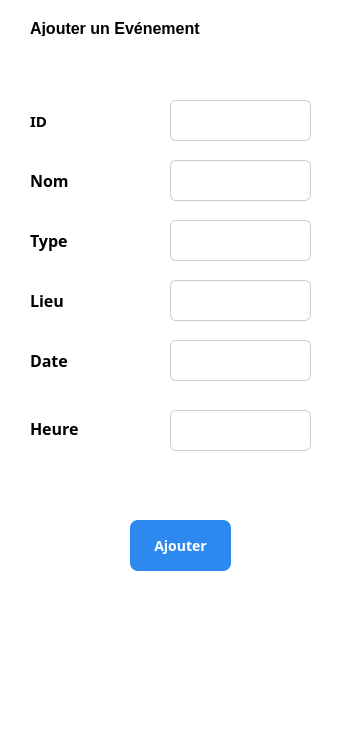
  <widget class="QFrame" name="Ajouter">
   <property name="geometry">
    <rect>
     <x>160</x>
     <y>10</y>
     <width>361</width>
     <height>751</height>
    </rect>
   </property>
   <property name="styleSheet">
    <string notr="true">#Ajouter {
border: 2px solid black;
	
	border-color: rgb(219, 220, 255);
}

QFrame {
background-color : #ffffff;
 border-radius: 20px
}</string>
   </property>
   <property name="frameShape">
    <enum>QFrame::Shape::StyledPanel</enum>
   </property>
   <property name="frameShadow">
    <enum>QFrame::Shadow::Raised</enum>
   </property>
   <widget class="QLabel" name="label_10">
    <property name="geometry">
     <rect>
      <x>30</x>
      <y>20</y>
      <width>211</width>
      <height>16</height>
     </rect>
    </property>
    <property name="font">
     <font>
      <family>Arial</family>
      <pointsize>12</pointsize>
      <bold>true</bold>
     </font>
    </property>
    <property name="styleSheet">
     <string notr="true">color: rgb(255, 255, 255);
color: rgb(0, 0, 0);</string>
    </property>
    <property name="text">
     <string>Ajouter un Evénement</string>
    </property>
   </widget>
   <widget class="QLabel" name="label_2">
    <property name="geometry">
     <rect>
      <x>30</x>
      <y>170</y>
      <width>49</width>
      <height>21</height>
     </rect>
    </property>
    <property name="font">
     <font>
      <family>Rockwell</family>
      <pointsize>12</pointsize>
      <bold>true</bold>
     </font>
    </property>
    <property name="styleSheet">
     <string notr="true">color: rgb(255, 255, 255);
color: rgb(0, 0, 0);</string>
    </property>
    <property name="text">
     <string>Nom</string>
    </property>
   </widget>
   <widget class="QLabel" name="label_7">
    <property name="geometry">
     <rect>
      <x>30</x>
      <y>230</y>
      <width>49</width>
      <height>21</height>
     </rect>
    </property>
    <property name="font">
     <font>
      <family>Rockwell</family>
      <pointsize>12</pointsize>
      <bold>true</bold>
     </font>
    </property>
    <property name="styleSheet">
     <string notr="true">color: rgb(255, 255, 255);
color: rgb(0, 0, 0);</string>
    </property>
    <property name="text">
     <string>Type</string>
    </property>
   </widget>
   <widget class="QLabel" name="label_8">
    <property name="geometry">
     <rect>
      <x>30</x>
      <y>290</y>
      <width>49</width>
      <height>21</height>
     </rect>
    </property>
    <property name="font">
     <font>
      <family>Rockwell</family>
      <pointsize>12</pointsize>
      <bold>true</bold>
     </font>
    </property>
    <property name="styleSheet">
     <string notr="true">color: rgb(255, 255, 255);
color: rgb(0, 0, 0);</string>
    </property>
    <property name="text">
     <string>Lieu</string>
    </property>
   </widget>
   <widget class="QLabel" name="label_9">
    <property name="geometry">
     <rect>
      <x>30</x>
      <y>350</y>
      <width>49</width>
      <height>21</height>
     </rect>
    </property>
    <property name="font">
     <font>
      <family>Rockwell</family>
      <pointsize>12</pointsize>
      <bold>true</bold>
     </font>
    </property>
    <property name="styleSheet">
     <string notr="true">color: rgb(255, 255, 255);
color: rgb(0, 0, 0);</string>
    </property>
    <property name="text">
     <string>Date</string>
    </property>
   </widget>
   <widget class="QLineEdit" name="Nom">
    <property name="geometry">
     <rect>
      <x>170</x>
      <y>160</y>
      <width>141</width>
      <height>41</height>
     </rect>
    </property>
    <property name="styleSheet">
     <string notr="true">QLineEdit {
    border: 1px solid #ccc;
    border-radius: 6px;
    padding: 8px;
    font-size: 12px;
}
QLineEdit:focus {
    border: 1px solid #2D89EF;
    background-color: #FFFFFF;
}</string>
    </property>
   </widget>
   <widget class="QLineEdit" name="Type">
    <property name="geometry">
     <rect>
      <x>170</x>
      <y>220</y>
      <width>141</width>
      <height>41</height>
     </rect>
    </property>
    <property name="styleSheet">
     <string notr="true">QLineEdit {
    border: 1px solid #ccc;
    border-radius: 6px;
    padding: 8px;
    font-size: 12px;
}
QLineEdit:focus {
    border: 1px solid #2D89EF;
    background-color: #FFFFFF;
}</string>
    </property>
   </widget>
   <widget class="QLineEdit" name="lineEdit_3">
    <property name="geometry">
     <rect>
      <x>170</x>
      <y>280</y>
      <width>141</width>
      <height>41</height>
     </rect>
    </property>
    <property name="styleSheet">
     <string notr="true">QLineEdit {
    border: 1px solid #ccc;
    border-radius: 6px;
    padding: 8px;
    font-size: 12px;
}
QLineEdit:focus {
    border: 1px solid #2D89EF;
    background-color: #FFFFFF;
}</string>
    </property>
   </widget>
   <widget class="QLineEdit" name="lineEdit_4">
    <property name="geometry">
     <rect>
      <x>170</x>
      <y>340</y>
      <width>141</width>
      <height>41</height>
     </rect>
    </property>
    <property name="styleSheet">
     <string notr="true">QLineEdit {
    border: 1px solid #ccc;
    border-radius: 6px;
    padding: 8px;
    font-size: 12px;
}
QLineEdit:focus {
    border: 1px solid #2D89EF;
    background-color: #FFFFFF;
}</string>
    </property>
   </widget>
   <widget class="QLabel" name="label_13">
    <property name="geometry">
     <rect>
      <x>30</x>
      <y>420</y>
      <width>61</width>
      <height>16</height>
     </rect>
    </property>
    <property name="font">
     <font>
      <family>Rockwell</family>
      <pointsize>12</pointsize>
      <bold>true</bold>
     </font>
    </property>
    <property name="styleSheet">
     <string notr="true">color: rgb(255, 255, 255);
color: rgb(0, 0, 0);</string>
    </property>
    <property name="text">
     <string>Heure</string>
    </property>
   </widget>
   <widget class="QLineEdit" name="lineEdit_7">
    <property name="geometry">
     <rect>
      <x>170</x>
      <y>410</y>
      <width>141</width>
      <height>41</height>
     </rect>
    </property>
    <property name="styleSheet">
     <string notr="true">QLineEdit {
    border: 1px solid #ccc;
    border-radius: 6px;
    padding: 8px;
    font-size: 12px;
}
QLineEdit:focus {
    border: 1px solid #2D89EF;
    background-color: #FFFFFF;
}</string>
    </property>
   </widget>
   <widget class="QLineEdit" name="Nom_2">
    <property name="geometry">
     <rect>
      <x>170</x>
      <y>100</y>
      <width>141</width>
      <height>41</height>
     </rect>
    </property>
    <property name="styleSheet">
     <string notr="true">QLineEdit {
    border: 1px solid #ccc;
    border-radius: 6px;
    padding: 8px;
    font-size: 12px;
}
QLineEdit:focus {
    border: 1px solid #2D89EF;
    background-color: #FFFFFF;
}</string>
    </property>
    <property name="text">
     <string/>
    </property>
   </widget>
   <widget class="QLabel" name="label_11">
    <property name="geometry">
     <rect>
      <x>30</x>
      <y>110</y>
      <width>131</width>
      <height>21</height>
     </rect>
    </property>
    <property name="font">
     <font>
      <family>Rockwell</family>
      <pointsize>11</pointsize>
      <bold>true</bold>
     </font>
    </property>
    <property name="styleSheet">
     <string notr="true">color: rgb(255, 255, 255);
color: rgb(0, 0, 0);</string>
    </property>
    <property name="text">
     <string>ID</string>
    </property>
   </widget>
   <widget class="QPushButton" name="pushButton_3">
    <property name="geometry">
     <rect>
      <x>130</x>
      <y>520</y>
      <width>101</width>
      <height>51</height>
     </rect>
    </property>
    <property name="font">
     <font>
      <family>Bahnschrift</family>
      <pointsize>-1</pointsize>
      <bold>true</bold>
     </font>
    </property>
    <property name="styleSheet">
     <string notr="true">QPushButton {
    background-color: #2D89EF;
    color: white;
    border-radius: 8px;
    padding: 10px;
    font-size: 14px;
}
QPushButton:hover {
    background-color: #1E5BB8;
}
QPushButton:pressed {
    background-color: #FFFFFF;
}</string>
    </property>
    <property name="text">
     <string>Ajouter</string>
    </property>
   </widget>
  </widget>
